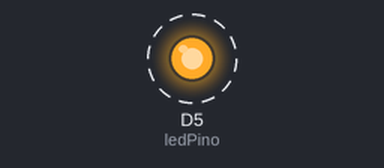
Recording of a sketch running on a simulated ESP8266 (NodeMCU). On the bench: output pins drawn as LEDs (lit = HIGH). Dashed ring = blinking.

Above: at 0.5 s.
Timing chart, 0 to 4.6 s (numbered marks = the images above):
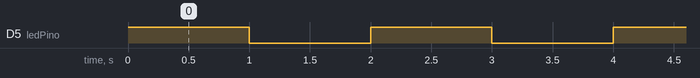

Measured:
- by itself, D5 (ledPino): alternates HIGH for 1.0 s and LOW for 1.0 s

The sketch:

Led_Acender_Led_001.ino
```cpp
// Programa : Pisque um LED

const int ledPino = D5;

void setup() {

  //Define a porta do led como saida
  pinMode(ledPino, OUTPUT);

}

void loop() {

  //Acende o led
  digitalWrite(ledPino, HIGH);

  //Aguarda intervalo de tempo em milissegundos
  delay(1000);

  //Apaga o led
  digitalWrite(ledPino, LOW);

  //Aguarda intervalo de tempo em milissegundos
  delay(1000);

}
```
